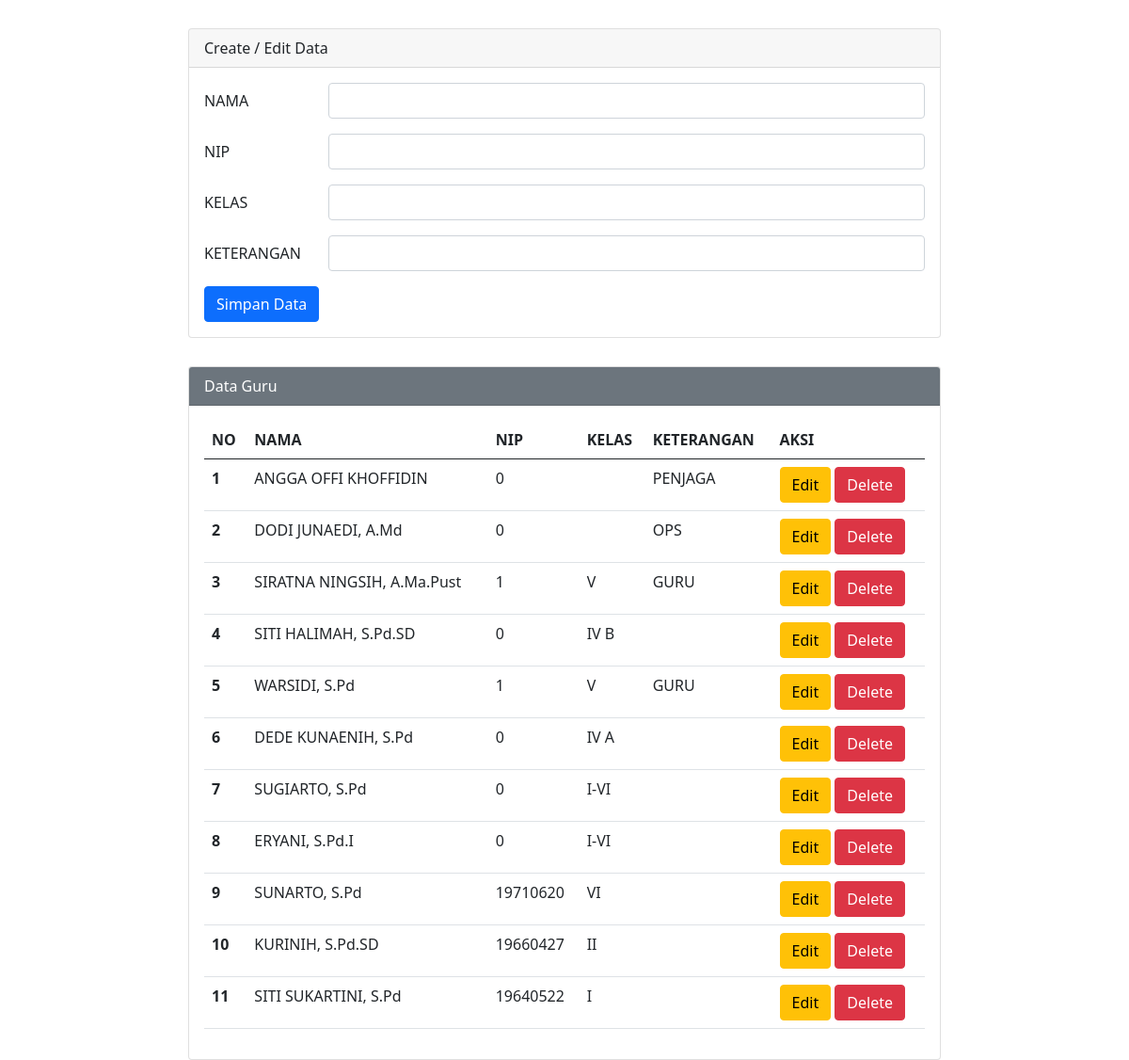
The app's page /guru/index.php (signed in) with its own data.
### tables this page shows
CREATE TABLE `guru` (
  `id` int(11) NOT NULL,
  `nama` varchar(50) NOT NULL,
  `nip` int(30) NOT NULL,
  `kelas` varchar(10) NOT NULL,
  `keterangan` varchar(50) NOT NULL
);

### guru/index.php (the view, shortened to what this page needs)
<?php
require "../connection/koneksi.php";
$nama        = "";
$nip         = "";
$kelas       = "";
$keterangan  = "";
?>
<!DOCTYPE html>
<html lang="en">
<head>
    <link href="https://cdn.jsdelivr.net/npm/bootstrap@5.0.0-beta2/dist/css/bootstrap.min.css" rel="stylesheet">
</head>
<body>
    <div class="mx-auto">
        <div class="card">
            <div class="card-header">
                Create / Edit Data
            </div>
            <div class="card-body">
                <form action="" method="POST">
                    <div class="mb-3 row">
                        <label for="nama" class="col-sm-2 col-form-label">NAMA</label>
                        <div class="col-sm-10">
                            <input type="text" class="form-control" id="nama" name="nama" value="<?php echo $nama ?>">
                        </div>
                    </div>
                    <div class="mb-3 row">
                        <label for="nip" class="col-sm-2 col-form-label">NIP</label>
                        <div class="col-sm-10">
                            <input type="text" class="form-control" id="nip" name="nip" value="<?php echo $nip ?>">
                        </div>
                    </div>
                    <div class="mb-3 row">
                        <label for="kelas" class="col-sm-2 col-form-label">KELAS</label>
                        <div class="col-sm-10">
                            <input type="text" class="form-control" id="kelas" name="kelas" value="<?php echo $kelas ?>">
                        </div>
                    </div>
                    <div class="mb-3 row">
                        <label for="keterangan" class="col-sm-2 col-form-label">KETERANGAN</label>
                        <div class="col-sm-10">
                            <input type="text" class="form-control" id="keterangan" name="keterangan" value="<?php echo $keterangan ?>">
                        </div>
                    </div>
                    <div class="col-12">
                        <input type="submit" name="simpan" value="Simpan Data" class="btn btn-primary" />
                    </div>
                </form>
            </div>
        </div>
        <div class="card">
            <div class="card-header text-white bg-secondary">
                Data Guru
            </div>
            <div class="card-body">
                <table class="table">
                    <thead>
                        <tr>
                            <th scope="col">NO</th>
                            <th scope="col">NAMA</th>
                            <th scope="col">NIP</th>
                            <th scope="col">KELAS</th>
                            <th scope="col">KETERANGAN</th>
                            <th scope="col">AKSI</th>
                        </tr>
                    </thead>
                    <tbody>
                        <?php
                        $sql2   = "select * from guru order by id desc";
                        $q2     = mysqli_query($koneksi, $sql2);
                        $urut   = 1;
                        while ($r2 = mysqli_fetch_array($q2)) {
                            $id         = $r2 ['id'];
                            $nama       = $r2 ['nama'];
                            $nip        = $r2 ['nip'];
                            $kelas      = $r2 ['kelas'];
                            $keterangan = $r2 ['keterangan'];
                        ?>
                            <tr>
                                <th scope="row"><?php echo $urut++ ?></th>
                                <td scope="row"><?php echo $nama ?></td>
                                <td scope="row"><?php echo $nip ?></td>
                                <td scope="row"><?php echo $kelas ?></td>
                                <td scope="row"><?php echo $keterangan ?></td>
                                <td scope="row">
                                    <a href="index.php?op=edit&id=<?php echo $id ?>"><button type="button" class="btn btn-warning">Edit</button></a>
                                    <a href="index.php?op=delete&id=<?php echo $id?>" onclick="return confirm('Yakin mau delete data?')"><button type="button" class="btn btn-danger">Delete</button></a>
                                </td>
                            </tr>
                        <?php
                        }
                        ?>
                    </tbody>
                </table>
            </div>
        </div>
    </div>
</body>
</html>

### guru/index.php (style rules this page uses)
.mx-auto { width: 800px }
.card { margin-top: 30px; }

### records on screen
guru: nama "ANGGA OFFI KHOFFIDIN", nip "0", keterangan "PENJAGA"
guru: nama "DODI JUNAEDI, A.Md", nip "0", keterangan "OPS"
guru: nama "SIRATNA NINGSIH, A.Ma.Pust", nip "1", kelas "V", keterangan "GURU"
guru: nama "SITI HALIMAH, S.Pd.SD", nip "0", kelas "IV B"
guru: nama "WARSIDI, S.Pd", nip "1", kelas "V", keterangan "GURU"
guru: nama "DEDE KUNAENIH, S.Pd", nip "0", kelas "IV A"
guru: nama "SUGIARTO, S.Pd", nip "0", kelas "I-VI"
guru: nama "ERYANI, S.Pd.I", nip "0", kelas "I-VI"
guru: nama "SUNARTO, S.Pd", nip "19710620", kelas "VI"
guru: nama "KURINIH, S.Pd.SD", nip "19660427", kelas "II"
guru: nama "SITI SUKARTINI, S.Pd", nip "19640522", kelas "I"
